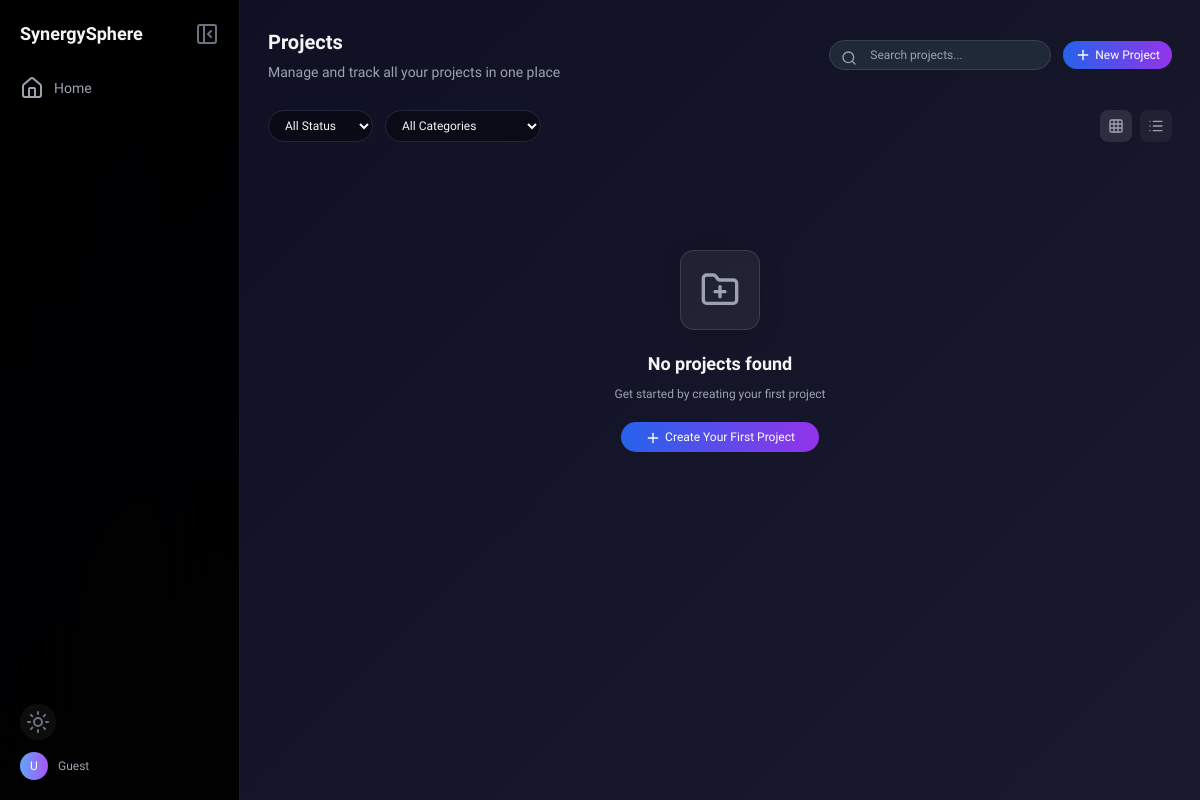
Page /dashboard/ on the earlier database version.
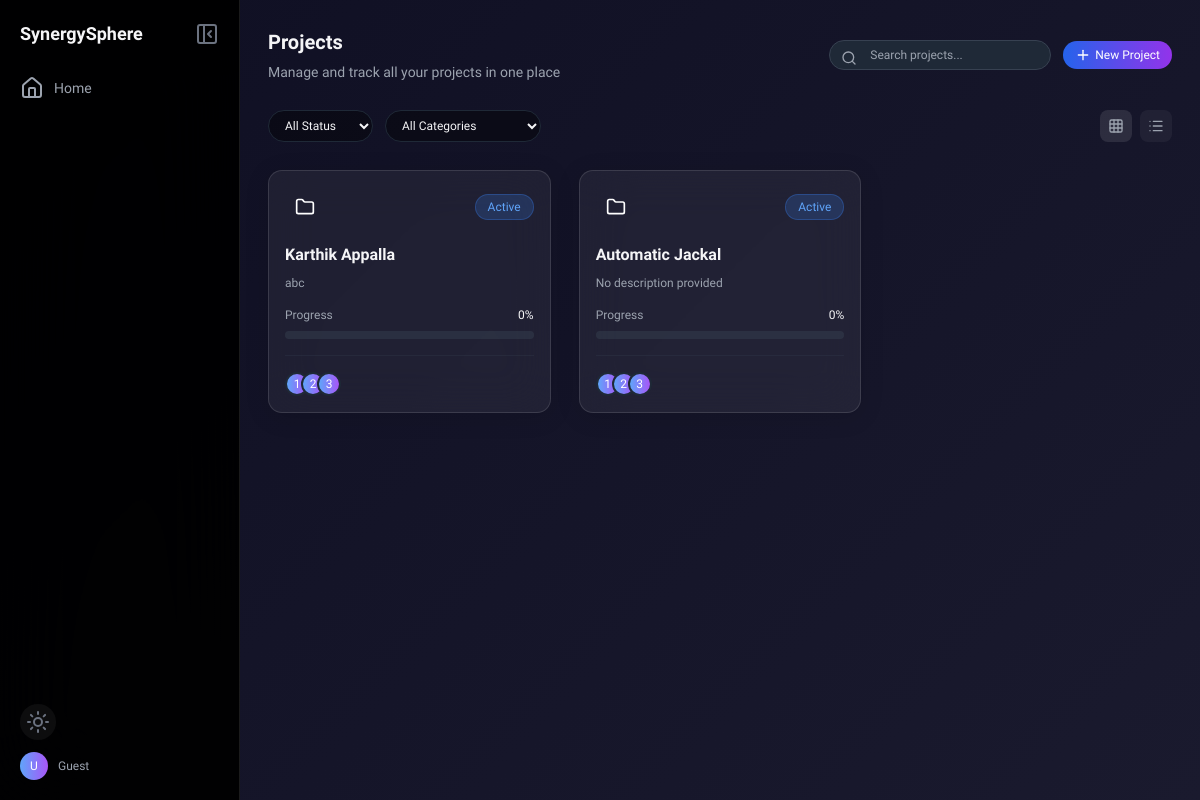
Same page on the later database version.
### SynergySphere_app/models.py (models this page shows, shortened)
class Project(models.Model):
    PRIORITY_CHOICES = [
        ("Low", "Low"),
        ("Medium", "Medium"),
        ("High", "High"),
    ]
    STATUS_CHOICES = [
        ("active", "Active"),
        ("completed", "Completed"),
        ("on-hold", "On Hold"),
    ]
    name = models.CharField(max_length=200)
    tags = models.CharField(max_length=200, blank=True, help_text="Comma-separated tags")
    manager = models.CharField(max_length=100)
    deadline = models.DateField(null=True, blank=True)
    priority = models.CharField(max_length=50, choices=PRIORITY_CHOICES, default="Medium")
    description = models.TextField(blank=True)
    image = models.ImageField(upload_to="projects/", null=True, blank=True)
    status = models.CharField(max_length=50, choices=STATUS_CHOICES, default="active")
    progress = models.IntegerField(default=0)
    team_size = models.IntegerField(default=1)
    created_at = models.DateTimeField(default=timezone.now, blank=True)

### SynergySphere_app/views.py (the view)
# urls.py: path("dashboard/", views.dashboard, name="dashboard"),
def dashboard(request):
    projects = Project.objects.all().order_by("-created_at")
    return render(request, "project_view.html", {
        "projects": projects,
        "user": request.user
    })

### templates/project_view.html (shortened to what this page needs)
{% load static %}
<!DOCTYPE html>
<html lang="en">
<head>
  <script src="https://cdn.tailwindcss.com"></script>
</head>
<body class="bg-[#0f0f23] text-[#f5f5f7] text-sm transition-smooth dark">
  <aside id="sidebar" class="sidebar fixed left-0 top-0 h-screen w-60 bg-black/95 backdrop-blur-2xl border-r border-gray-900/60 p-5 flex flex-col justify-between transition-smooth z-20">
    <div>
      <div class="flex items-center justify-between mb-7">
        <span class="text-lg font-semibold title-text">SynergySphere</span>
        <button id="collapseToggle" class="text-gray-500 hover:text-white transition-smooth">
          <i data-lucide="panel-left-close" class="icon"></i>
        </button>
      </div>
      <nav class="flex flex-col space-y-3">
        <a href="{% url 'home' %}" class="flex items-center space-x-2.5 text-gray-400 hover:text-white transition-smooth">
          <i data-lucide="home" class="icon"></i><span>Home</span>
        </a>
      </nav>
    </div>
    <div class="flex flex-col space-y-3">
      <button id="themeToggle" class="w-9 h-9 flex items-center justify-center bg-white/5 rounded-full text-gray-500 hover:bg-white/10 transition-smooth">
        <i data-lucide="sun" class="icon"></i>
      </button>
      <div class="flex items-center space-x-2.5 text-gray-400">
        <div class="w-7 h-7 bg-gradient-to-r from-blue-400 to-purple-500 rounded-full flex items-center justify-center">
          <span class="text-xs text-white font-medium">U</span>
        </div>
        <span class="user-name text-xs font-medium">
          {% if request.user.is_authenticated %}
            {{ request.user.username }}
          {% else %}
            Guest
          {% endif %}
        </span>
      </div>
    </div>
  </aside>
  <main class="ml-60 p-7 transition-smooth min-h-screen" id="mainContent">
    <header class="flex justify-between items-center mb-7">
      <div>
        <h1 class="text-xl font-semibold mb-1.5">Projects</h1>
        <p class="text-sm text-gray-400">Manage and track all your projects in one place</p>
      </div>
      <div class="flex items-center space-x-3">
        <div class="relative">
          <input type="text" id="search-input" placeholder="Search projects..."
                 class="pl-10 pr-3 py-1.5 bg-black/40 border border-gray-800 rounded-full text-xs focus:outline-none focus:border-gray-600 transition-smooth">
          <i data-lucide="search" class="absolute left-3 top-2.5 w-4 h-4 text-gray-400 icon"></i>
        </div>
        <a href="{% url 'new_project' %}" class="primary px-3 py-1.5 bg-gradient-to-r from-blue-600 to-purple-600 text-white rounded-full text-xs font-medium hover:from-blue-700 hover:to-purple-700 transition-smooth">
          <i data-lucide="plus" class="w-4 h-4 inline mr-1 icon"></i>New Project
        </a>
      </div>
    </header>
    <div class="flex flex-wrap gap-3 mb-7">
      <select id="status-filter" class="px-3 py-1.5 bg-black/40 border border-gray-800 rounded-full text-xs focus:outline-none focus:border-gray-600 transition-smooth">
        <option value="">All Status</option>
      </select>
      <select id="category-filter" class="px-3 py-1.5 bg-black/40 border border-gray-800 rounded-full text-xs focus:outline-none focus:border-gray-600 transition-smooth">
        <option value="">All Categories</option>
      </select>
      <div class="flex gap-2 ml-auto">
        <button id="grid-view" class="p-2 bg-white/10 rounded-lg text-gray-400 hover:text-white hover:bg-white/20 transition-smooth active">
          <i data-lucide="grid-3x3" class="w-4 h-4 icon"></i>
        </button>
        <button id="list-view" class="p-2 bg-white/5 rounded-lg text-gray-400 hover:text-white hover:bg-white/20 transition-smooth">
          <i data-lucide="list" class="w-4 h-4 icon"></i>
        </button>
      </div>
    </div>
    <section id="projects-container">
      {% if projects %}
        <div id="grid-container" class="grid grid-cols-1 md:grid-cols-2 lg:grid-cols-3 gap-7">
          {% for project in projects %}
            <div class="project-card glass cursor-pointer"
                 data-status="{{ project.status|default:''|lower }}"
                 data-category="{{ project.category|default:''|lower }}"
                 data-name="{{ project.name|default:''|lower }}"
                 onclick="showProjectDetail({{ project.id|default:0 }})">
              <div class="flex items-center justify-between mb-4">
                <div class="w-10 h-10 bg-gradient-to-r
                  {% if project.status|lower == 'completed' %}status-completed
                  {% elif project.status|lower == 'active' %}status-active
                  {% else %}status-planning{% endif %}
                  rounded-xl flex items-center justify-center">
                  <i data-lucide="folder" class="w-5 h-5 text-white icon"></i>
                </div>
                <span class="inline-flex items-center px-3 py-1 rounded-full text-xs font-medium
                  {% if project.status|lower == 'completed' %}bg-green-500/20 text-green-400 border border-green-500/30
                  {% elif project.status|lower == 'active' %}bg-blue-500/20 text-blue-400 border border-blue-500/30
                  {% else %}bg-orange-500/20 text-orange-400 border border-orange-500/30{% endif %}">
                  {{ project.status|default:'Planning'|title }}
                </span>
              </div>
              <h3 class="text-base font-semibold mb-2">{{ project.name|default:'Untitled Project' }}</h3>
              <p class="text-xs text-gray-400 mb-4 line-clamp-2">{{ project.description|default:'No description provided'|truncatechars:100 }}</p>
              <div class="mb-4">
                <div class="flex justify-between items-center mb-2">
                  <span class="text-xs text-gray-400">Progress</span>
                  <span class="text-xs font-medium">{{ project.progress|default:0 }}%</span>
                </div>
                <div class="w-full bg-gray-700/50 rounded-full h-2">
                </div>
              </div>
              <div class="flex items-center justify-between pt-4 border-t border-gray-700/30">
                <div class="flex items-center space-x-2">
                  <div class="flex -space-x-2">
                    {% if project.team_size|default:0 > 0 %}
                      {% for i in "123"|slice:":project.team_size|default:0"|slice:":3" %}
                        <div class="w-6 h-6 bg-gradient-to-r from-blue-400 to-purple-500 rounded-full border-2 border-gray-800 flex items-center justify-center">
                          <span class="text-xs text-white font-medium">{{ forloop.counter }}</span>
                        </div>
                      {% endfor %}
                    {% endif %}
                  </div>
                </div>
              </div>
            </div>
          {% endfor %}
        </div>
      {% else %}
        <div class="text-center py-20">
          <div class="glass w-20 h-20 flex items-center justify-center mx-auto mb-5">
            <i data-lucide="folder-plus" class="w-10 h-10 text-gray-400 icon"></i>
          </div>
          <h3 class="text-lg font-semibold mb-2">No projects found</h3>
          <p class="text-xs text-gray-400 mb-6">Get started by creating your first project</p>
          <a href="{% url 'new_project' %}" class="primary px-6 py-2 bg-gradient-to-r from-blue-600 to-purple-600 text-white rounded-full text-xs font-medium hover:from-blue-700 hover:to-purple-700 transition-smooth">
            <i data-lucide="plus" class="w-4 h-4 inline mr-1 icon"></i>Create Your First Project
          </a>
        </div>
      {% endif %}
    </section>
  </main>
</body>
</html>

### templates/project_view.html (style rules this page uses)
body { font-family: 'SF Pro Display', -apple-system, BlinkMacSystemFont, 'Segoe UI', Roboto, sans-serif; font-size: 13px; }
.glass { background: rgba(255, 255, 255, 0.06); backdrop-filter: blur(22px); border: 1px solid rgba(255, 255, 255, 0.12); border-radius: 0.875rem; transition: all 0.3s cubic-bezier(0.25, 0.1, 0.25, 1); padding: 1rem; box-shadow: 0 4px 24px rgba(0, 0, 0, 0.12); }
body.dark { background: linear-gradient(135deg, #0f0f23 0%, #1a1a2e 100%); }
.transition-smooth { transition: all 0.3s cubic-bezier(0.25, 0.1, 0.25, 1); }
.status-active { background: linear-gradient(135deg, #007AFF 0%, #005cbf 100%); }
.project-card { transition: all 0.3s cubic-bezier(0.25, 0.1, 0.25, 1); }
body.dark { background: linear-gradient(135deg, #0f0f23 0%, #1a1a2e 100%); color: #f5f5f7; }
body.dark .sidebar { background: rgba(0,0,0,0.95); border-right: 1px solid rgba(255,255,255,0.1); }
body.dark .glass { background: rgba(255, 255, 255, 0.06); border: 1px solid rgba(255, 255, 255, 0.12); }
body.dark input, body.dark textarea { background: #1f2937; border: 1px solid #374151; color: #f5f5f7; }

Differences in the rows shown:
added Project: status "Active", name "Karthik Appalla", description "abc", progress "0"
added Project: status "Active", name "Automatic Jackal", description "No description provided", progress "0"
Other differences:
text no longer shown: "No projects found Get started by creating your first project Create Your First Project"
